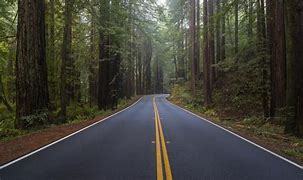
#> input picture Test/gambar/OIP.jpg, 303 x 180 px
$ python resize_cropimage.py
#> lines starting #> are read from the running program, lines starting #| are printed output that depends on the picture
#import library
import cv2
#file directory
road = "gambar/OIP.jpg"
#Read image
img = cv2.imread(road)
#> img is the input picture: shape (180, 303, 3); mean B, G, R 55.6, 64.5, 65.4
print(img.shape)
#| (180, 303, 3)

#resizing image
lebar, panjang = 500 , 500
img_resize = cv2.resize(img, (lebar, panjang))
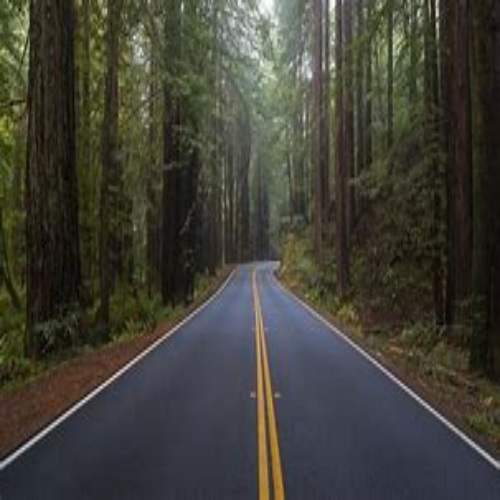
#> img_resize: shape (500, 500, 3); mean B, G, R 55.5, 64.4, 65.3
#cropping
img_crop = img[70:180,0:303]
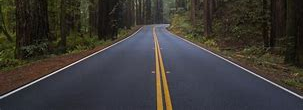
#> img_crop: shape (110, 303, 3); mean B, G, R 54.1, 57.3, 59.8

cv2.imshow("Road",img)
cv2.imshow("Road_resize", img_resize)
cv2.imshow("Road_cropped", img_crop)
cv2.waitKey(0)
